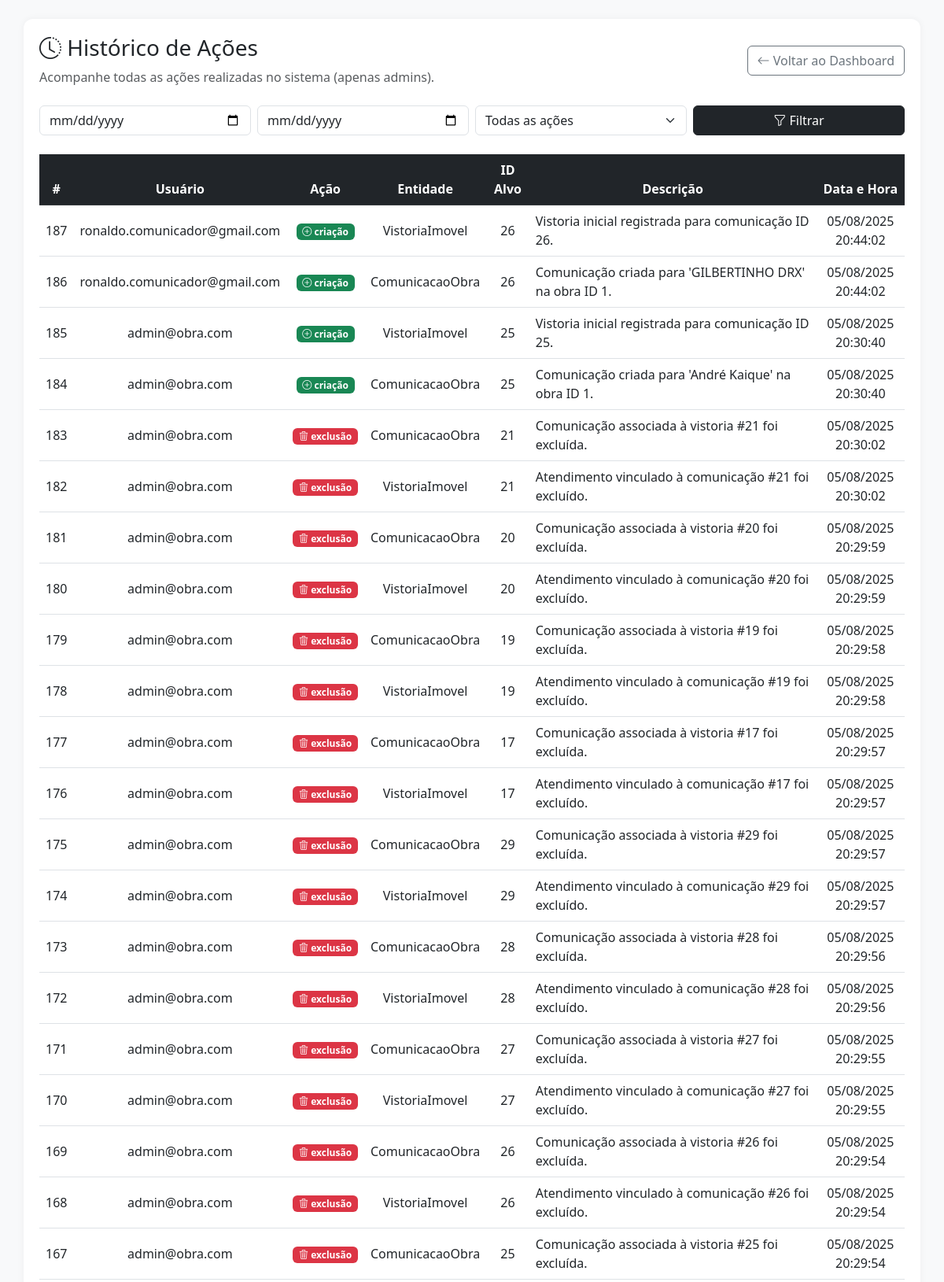
Page /historico (signed in, upper part) on the committed database.
### app/models.py (models this page shows)
class HistoricoAcao(db.Model):
    id = db.Column(db.Integer, primary_key=True)
    usuario_id = db.Column(db.Integer, db.ForeignKey('user.id'), nullable=False)
    tipo_acao = db.Column(db.String(20))
    entidade = db.Column(db.String(50))
    entidade_id = db.Column(db.Integer)
    data_hora = db.Column(db.DateTime, default=datetime.utcnow)
    observacao = db.Column(db.Text)
    usuario = db.relationship("User", backref="historicos")

class User(db.Model):
    id = db.Column(db.Integer, primary_key=True)
    nome = db.Column(db.String(100), nullable=True)  # <-- temporariamente
    email = db.Column(db.String(120), unique=True, nullable=False)
    password = db.Column(db.String(120), nullable=False)
    cargo = db.Column(db.String(50), default="usuario")
    rg = db.Column(db.String(20), nullable=True)  # ✅ Adicionado aqui
    obra_id = db.Column(db.Integer, db.ForeignKey('obra.id'))
    obra = db.relationship('Obra', backref='usuarios')

### app/auth/routes.py (the view)
@auth_bp.route('/historico')
def historico():
    if session.get('cargo') != 'admin':
        flash('Apenas administradores podem acessar o histórico.', 'danger')
        return redirect(url_for('auth.dashboard'))
    query = HistoricoAcao.query.join(User).order_by(HistoricoAcao.data_hora.desc())
    tipo = request.args.get("tipo")
    inicio = request.args.get("inicio")
    fim = request.args.get("fim")
    if tipo:
        query = query.filter(HistoricoAcao.tipo_acao == tipo)
    if inicio:
        query = query.filter(HistoricoAcao.data_hora >= datetime.strptime(inicio, "%Y-%m-%d"))
    if fim:
        query = query.filter(HistoricoAcao.data_hora <= datetime.strptime(fim, "%Y-%m-%d"))
    acoes = query.all()
    return render_template("historico/historico.html", acoes=acoes)

### templates/historico/historico.html (shortened to what this page needs)
<!DOCTYPE html>
<html lang="pt-BR">
<head>
  <link href="https://cdn.jsdelivr.net/npm/bootstrap@5.3.0/dist/css/bootstrap.min.css" rel="stylesheet">
  <link href="https://cdn.jsdelivr.net/npm/bootstrap-icons@1.10.5/font/bootstrap-icons.css" rel="stylesheet">
</head>
<body class="bg-light p-3 p-md-4">
  <div class="container container-box">
    <header class="d-flex flex-column flex-md-row justify-content-between align-items-start align-items-md-center mb-4">
      <div>
        <h3><i class="bi bi-clock-history"></i> Histórico de Ações</h3>
        <p class="text-muted mb-0">Acompanhe todas as ações realizadas no sistema (apenas admins).</p>
      </div>
      <a href="{{ url_for('auth.dashboard') }}" class="btn btn-outline-secondary">
        <i class="bi bi-arrow-left"></i> Voltar ao Dashboard
      </a>
    </header>
    <form class="row g-2 mb-4" method="get">
      <div class="col-md-3">
        <input type="date" name="inicio" class="form-control" value="{{ request.args.inicio }}">
      </div>
      <div class="col-md-3">
        <input type="date" name="fim" class="form-control" value="{{ request.args.fim }}">
      </div>
      <div class="col-md-3">
        <select name="tipo" class="form-select">
          <option value="">Todas as ações</option>
        </select>
      </div>
      <div class="col-md-3 d-grid">
        <button class="btn btn-dark" type="submit"><i class="bi bi-funnel"></i> Filtrar</button>
      </div>
    </form>
    <div class="table-responsive">
      <table class="table table-hover align-middle">
        <thead class="table-dark text-center">
          <tr>
            <th>#</th>
            <th>Usuário</th>
            <th>Ação</th>
            <th>Entidade</th>
            <th>ID Alvo</th>
            <th>Descrição</th>
            <th>Data e Hora</th>
          </tr>
        </thead>
        <tbody class="text-center">
          {% for acao in acoes %}
          <tr>
            <td>{{ acao.id }}</td>
            <td>{{ acao.usuario.email }}</td>
            <td>
              {% if acao.tipo_acao == "criação" %}
              <span class="badge bg-success"><i class="bi bi-plus-circle"></i> {{ acao.tipo_acao }}</span>
              {% elif acao.tipo_acao == "edição" %}
              <span class="badge bg-warning text-dark"><i class="bi bi-pencil-square"></i> {{ acao.tipo_acao }}</span>
              {% elif acao.tipo_acao == "exclusão" %}
              <span class="badge bg-danger"><i class="bi bi-trash3"></i> {{ acao.tipo_acao }}</span>
              {% else %}
              {{ acao.tipo_acao }}
              {% endif %}
            </td>
            <td>{{ acao.entidade }}</td>
            <td>{{ acao.entidade_id }}</td>
            <td class="text-start">{{ acao.observacao }}</td>
            <td>{{ acao.data_hora.strftime('%d/%m/%Y %H:%M:%S') }}</td>
          </tr>
          {% endfor %}
        </tbody>
      </table>
    </div>
  </div>
</body>
</html>

### templates/historico/historico.html (style rules this page uses)
body { background-color: #f8f9fa; }
.container-box { background: #fff; padding: 20px; border-radius: 12px; box-shadow: 0 0 10px rgba(0, 0, 0, 0.05); }

### rows in the picture
HistoricoAcao: id "187", usuario.email "ronaldo.comunicador@gmail.com", tipo_acao "criação", entidade "VistoriaImovel", entidade_id "26", observacao "Vistoria inicial registrada para comunicação ID 26.", data_hora "05/08/2025 20:44:02"
HistoricoAcao: id "186", usuario.email "ronaldo.comunicador@gmail.com", tipo_acao "criação", entidade "ComunicacaoObra", entidade_id "26", observacao "Comunicação criada para 'GILBERTINHO DRX' na obra ID 1.", data_hora "05/08/2025 20:44:02"
HistoricoAcao: id "185", usuario.email "admin@obra.com", tipo_acao "criação", entidade "VistoriaImovel", entidade_id "25", observacao "Vistoria inicial registrada para comunicação ID 25.", data_hora "05/08/2025 20:30:40"
HistoricoAcao: id "184", usuario.email "admin@obra.com", tipo_acao "criação", entidade "ComunicacaoObra", entidade_id "25", observacao "Comunicação criada para 'André Kaique' na obra ID 1.", data_hora "05/08/2025 20:30:40"
HistoricoAcao: id "183", usuario.email "admin@obra.com", tipo_acao "exclusão", entidade "ComunicacaoObra", entidade_id "21", observacao "Comunicação associada à vistoria #21 foi excluída.", data_hora "05/08/2025 20:30:02"
HistoricoAcao: id "182", usuario.email "admin@obra.com", tipo_acao "exclusão", entidade "VistoriaImovel", entidade_id "21", observacao "Atendimento vinculado à comunicação #21 foi excluído.", data_hora "05/08/2025 20:30:02"
HistoricoAcao: id "181", usuario.email "admin@obra.com", tipo_acao "exclusão", entidade "ComunicacaoObra", entidade_id "20", observacao "Comunicação associada à vistoria #20 foi excluída.", data_hora "05/08/2025 20:29:59"
HistoricoAcao: id "180", usuario.email "admin@obra.com", tipo_acao "exclusão", entidade "VistoriaImovel", entidade_id "20", observacao "Atendimento vinculado à comunicação #20 foi excluído.", data_hora "05/08/2025 20:29:59"
HistoricoAcao: id "179", usuario.email "admin@obra.com", tipo_acao "exclusão", entidade "ComunicacaoObra", entidade_id "19", observacao "Comunicação associada à vistoria #19 foi excluída.", data_hora "05/08/2025 20:29:58"
HistoricoAcao: id "178", usuario.email "admin@obra.com", tipo_acao "exclusão", entidade "VistoriaImovel", entidade_id "19", observacao "Atendimento vinculado à comunicação #19 foi excluído.", data_hora "05/08/2025 20:29:58"
HistoricoAcao: id "177", usuario.email "admin@obra.com", tipo_acao "exclusão", entidade "ComunicacaoObra", entidade_id "17", observacao "Comunicação associada à vistoria #17 foi excluída.", data_hora "05/08/2025 20:29:57"
HistoricoAcao: id "176", usuario.email "admin@obra.com", tipo_acao "exclusão", entidade "VistoriaImovel", entidade_id "17", observacao "Atendimento vinculado à comunicação #17 foi excluído.", data_hora "05/08/2025 20:29:57"
HistoricoAcao: id "175", usuario.email "admin@obra.com", tipo_acao "exclusão", entidade "ComunicacaoObra", entidade_id "29", observacao "Comunicação associada à vistoria #29 foi excluída.", data_hora "05/08/2025 20:29:57"
HistoricoAcao: id "174", usuario.email "admin@obra.com", tipo_acao "exclusão", entidade "VistoriaImovel", entidade_id "29", observacao "Atendimento vinculado à comunicação #29 foi excluído.", data_hora "05/08/2025 20:29:57"
HistoricoAcao: id "173", usuario.email "admin@obra.com", tipo_acao "exclusão", entidade "ComunicacaoObra", entidade_id "28", observacao "Comunicação associada à vistoria #28 foi excluída.", data_hora "05/08/2025 20:29:56"
HistoricoAcao: id "172", usuario.email "admin@obra.com", tipo_acao "exclusão", entidade "VistoriaImovel", entidade_id "28", observacao "Atendimento vinculado à comunicação #28 foi excluído.", data_hora "05/08/2025 20:29:56"
HistoricoAcao: id "171", usuario.email "admin@obra.com", tipo_acao "exclusão", entidade "ComunicacaoObra", entidade_id "27", observacao "Comunicação associada à vistoria #27 foi excluída.", data_hora "05/08/2025 20:29:55"
HistoricoAcao: id "170", usuario.email "admin@obra.com", tipo_acao "exclusão", entidade "VistoriaImovel", entidade_id "27", observacao "Atendimento vinculado à comunicação #27 foi excluído.", data_hora "05/08/2025 20:29:55"
HistoricoAcao: id "169", usuario.email "admin@obra.com", tipo_acao "exclusão", entidade "ComunicacaoObra", entidade_id "26", observacao "Comunicação associada à vistoria #26 foi excluída.", data_hora "05/08/2025 20:29:54"
HistoricoAcao: id "168", usuario.email "admin@obra.com", tipo_acao "exclusão", entidade "VistoriaImovel", entidade_id "26", observacao "Atendimento vinculado à comunicação #26 foi excluído.", data_hora "05/08/2025 20:29:54"
HistoricoAcao: id "167", usuario.email "admin@obra.com", tipo_acao "exclusão", entidade "ComunicacaoObra", entidade_id "25", observacao "Comunicação associada à vistoria #25 foi excluída.", data_hora "05/08/2025 20:29:54"
